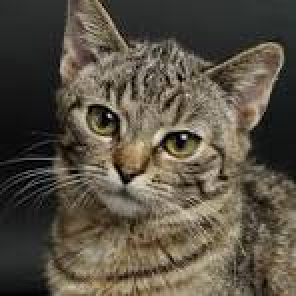
#> input picture Deep Learning/sample.jpg, 148 x 148 px (shown 2 times larger)
$ jupyter execute computer-vision-in-DL.ipynb
#> lines starting #> are read from the running program, lines starting #| are printed output that depends on the picture
Computer Vision in deep learning enables machines to interpret and analyze visual data like images or videos, mimicking human vision capabilities.

Purpose and Need
- Automates visual tasks like object recognition, image classification, or facial recognition.
- Essential for areas like autonomous driving (detecting objects), healthcare (analyzing medical images), and retail (visual product searches).

Example:
A deep learning model trained for image classification can identify objects in a photo:
- Input: An image of a cat.
- Output: The model predicts the label: "cat".

Step 1: Install Required Libraries

Step 2: Load and Display Image

[cell 1]
import cv2
import matplotlib.pyplot as plt

# Load the image
image = cv2.imread('sample.jpg')
#> image is the input picture: shape (148, 148, 3); mean B, G, R 67.6, 80.9, 88.4
image = cv2.cvtColor(image, cv2.COLOR_BGR2RGB)  # Convert from BGR to RGB

# Display the image
plt.imshow(image)
plt.title("Loaded Image")
plt.axis('off')
plt.show()

Step 3: Process the Image

[cell 2]
# Resize the image to (128, 128) pixels
resized_image = cv2.resize(image, (128, 128))
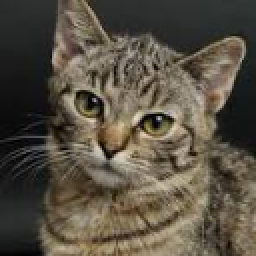
#> resized_image: shape (128, 128, 3) (shown 2 times larger); mean R, G, B 88.2, 80.7, 67.5

# Display resized image
plt.imshow(resized_image)
plt.title("Resized Image")
plt.axis('off')
plt.show()

Step 4: Convert to Grayscale

[cell 3]
# Convert the resized image to grayscale
gray_image = cv2.cvtColor(resized_image, cv2.COLOR_RGB2GRAY)
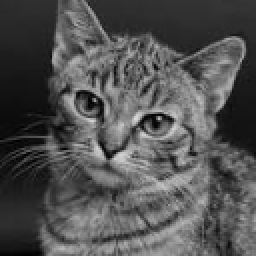
#> gray_image: shape (128, 128) (shown 2 times larger); min 0, max 216, mean 81.4

# Display grayscale image
plt.imshow(gray_image, cmap='gray')
plt.title("Grayscale Image")
plt.axis('off')
plt.show()

Step 5: Add Classification (Simple Example

[cell 4]
# Simple thresholding: Assume 'bright' means cat, 'dark' means dog
average_pixel_value = gray_image.mean()
#> average_pixel_value = 81.45
if average_pixel_value > 100:  # Arbitrary threshold
    print("Classification: Cat")
else:
    print("Classification: Dog")
